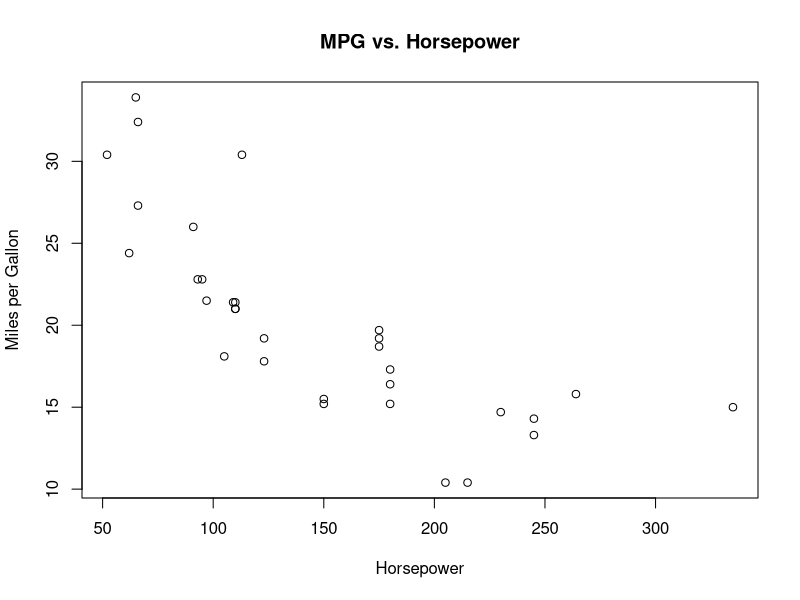

Generate this figure with R:
## ---- chunk 1
knitr::opts_chunk$set(echo = TRUE)
knitr::opts_chunk$set(fig.width=8, fig.height=6)
## ---- chunk 2
# Summary Analysis
data(mtcars)
head(mtcars)
summary(mtcars)
plot(mtcars$hp, mtcars$mpg,
     xlab = "Horsepower",
     ylab = "Miles per Gallon",
     main = "MPG vs. Horsepower")
